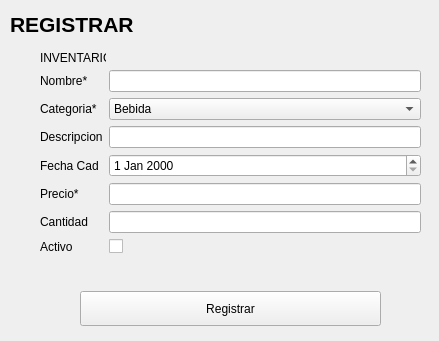
<?xml version="1.0" encoding="UTF-8"?>
<ui version="4.0">
 <class>MainWindow</class>
 <widget class="QMainWindow" name="MainWindow">
  <property name="geometry">
   <rect>
    <x>0</x>
    <y>0</y>
    <width>439</width>
    <height>341</height>
   </rect>
  </property>
  <property name="windowTitle">
   <string>AÑADIR CLIENTES</string>
  </property>
  <widget class="QWidget" name="centralwidget">
   <widget class="QLabel" name="lblTitulo">
    <property name="geometry">
     <rect>
      <x>10</x>
      <y>10</y>
      <width>422</width>
      <height>28</height>
     </rect>
    </property>
    <property name="font">
     <font>
      <pointsize>16</pointsize>
      <bold>true</bold>
     </font>
    </property>
    <property name="text">
     <string>REGISTRAR</string>
    </property>
   </widget>
   <widget class="QWidget" name="formLayoutWidget">
    <property name="geometry">
     <rect>
      <x>40</x>
      <y>70</y>
      <width>381</width>
      <height>191</height>
     </rect>
    </property>
    <layout class="QFormLayout" name="formLayout">
     <item row="0" column="0">
      <widget class="QLabel" name="lb_nombre">
       <property name="text">
        <string>Nombre* </string>
       </property>
      </widget>
     </item>
     <item row="0" column="1">
      <widget class="QLineEdit" name="le_nombre"/>
     </item>
     <item row="1" column="0">
      <widget class="QLabel" name="lblApellidoPA">
       <property name="text">
        <string>Categoria*</string>
       </property>
      </widget>
     </item>
     <item row="2" column="0">
      <widget class="QLabel" name="lb_ApellidoMA">
       <property name="text">
        <string>Descripcion</string>
       </property>
      </widget>
     </item>
     <item row="2" column="1">
      <widget class="QLineEdit" name="le_apellidoMA"/>
     </item>
     <item row="3" column="0">
      <widget class="QLabel" name="lblFechaNac">
       <property name="text">
        <string>Fecha Cad</string>
       </property>
      </widget>
     </item>
     <item row="3" column="1">
      <widget class="QDateEdit" name="de_fechaNac"/>
     </item>
     <item row="4" column="0">
      <widget class="QLabel" name="lb_email">
       <property name="text">
        <string>Precio*</string>
       </property>
      </widget>
     </item>
     <item row="4" column="1">
      <widget class="QLineEdit" name="le_email"/>
     </item>
     <item row="5" column="0">
      <widget class="QLabel" name="lb_telefono">
       <property name="text">
        <string>Cantidad</string>
       </property>
      </widget>
     </item>
     <item row="5" column="1">
      <widget class="QLineEdit" name="le_telefono"/>
     </item>
     <item row="1" column="1">
      <widget class="QComboBox" name="comboBox">
       <item>
        <property name="text">
         <string>Bebida</string>
        </property>
       </item>
       <item>
        <property name="text">
         <string>Suplemento</string>
        </property>
       </item>
       <item>
        <property name="text">
         <string>Accesorio</string>
        </property>
       </item>
       <item>
        <property name="text">
         <string>Ropa</string>
        </property>
       </item>
       <item>
        <property name="text">
         <string>Equipo</string>
        </property>
       </item>
      </widget>
     </item>
     <item row="6" column="1">
      <widget class="QCheckBox" name="checkBox">
       <property name="text">
        <string/>
       </property>
      </widget>
     </item>
     <item row="6" column="0">
      <widget class="QLabel" name="lb_telefono_2">
       <property name="text">
        <string>Activo</string>
       </property>
      </widget>
     </item>
    </layout>
   </widget>
   <widget class="QLabel" name="lb_cliente">
    <property name="geometry">
     <rect>
      <x>40</x>
      <y>50</y>
      <width>66</width>
      <height>16</height>
     </rect>
    </property>
    <property name="text">
     <string>INVENTARIO</string>
    </property>
   </widget>
   <widget class="QWidget" name="layoutWidget_2">
    <property name="geometry">
     <rect>
      <x>40</x>
      <y>290</y>
      <width>381</width>
      <height>37</height>
     </rect>
    </property>
    <layout class="QHBoxLayout" name="horizontalLayout_3">
     <item>
      <spacer name="horizontalSpacer_4">
       <property name="orientation">
        <enum>Qt::Vertical</enum>
       </property>
       <property name="sizeHint" stdset="0">
        <size>
         <width>40</width>
         <height>20</height>
        </size>
       </property>
      </spacer>
     </item>
     <item>
      <widget class="QPushButton" name="btnPagar">
       <property name="minimumSize">
        <size>
         <width>150</width>
         <height>35</height>
        </size>
       </property>
       <property name="text">
        <string>Registrar</string>
       </property>
      </widget>
     </item>
     <item>
      <spacer name="horizontalSpacer_5">
       <property name="orientation">
        <enum>Qt::Vertical</enum>
       </property>
       <property name="sizeHint" stdset="0">
        <size>
         <width>40</width>
         <height>20</height>
        </size>
       </property>
      </spacer>
     </item>
    </layout>
   </widget>
  </widget>
 </widget>
 <resources/>
 <connections/>
</ui>
